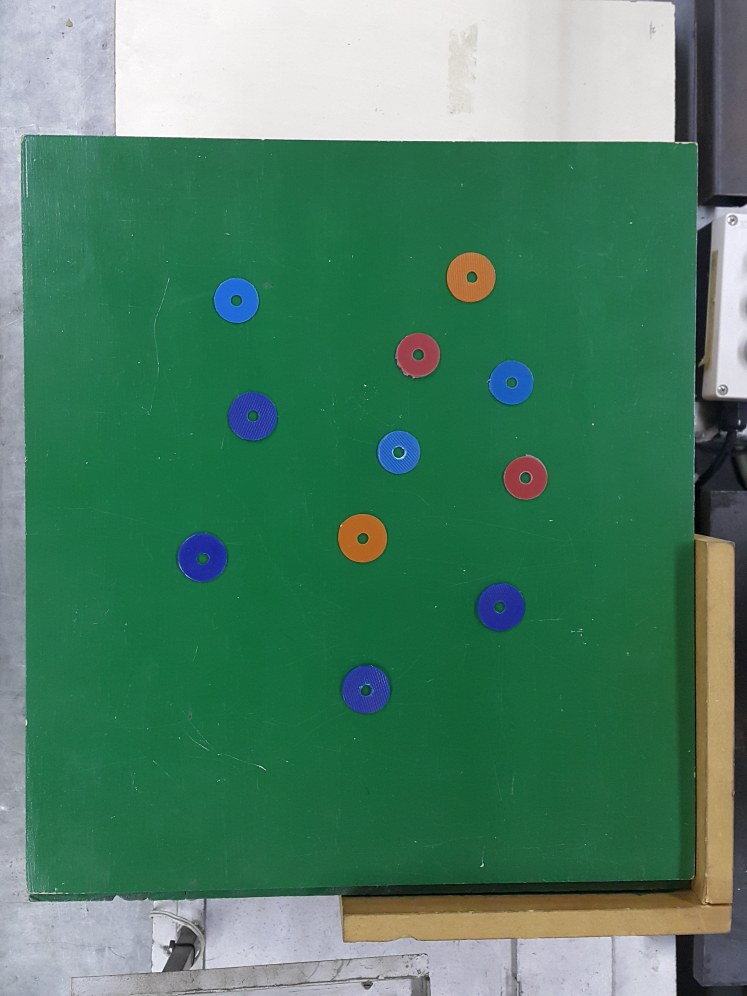
#> input picture img_color/arandelas.jpg, 2988 x 3984 px (shown at 1/4 size)
$ jupyter execute arandelas.ipynb   (shell and % lines are left out)
#> lines starting #> are read from the running program, lines starting #| are printed output that depends on the picture; after the words box and inside, x2 and y2 are one past the last pixel; in counts of white or black regions, pixels touching at a corner belong together; long printed decimals are rounded
[cell 1]

import numpy as np
import cv2 as cv
import matplotlib.pyplot as plt

[cell 2]
img_color = cv.imread('arandelas.jpg')
#> img_color is the input picture: shape (3984, 2988, 3); mean B, G, R 102.5, 128.2, 78.2
imgRGB = cv.cvtColor(img_color, cv.COLOR_BGR2RGB)

plt.figure(1)
plt.imshow(imgRGB)
plt.show()

[cell 3]
img_HSV = cv.cvtColor(img_color, cv.COLOR_BGR2HSV)
#> img_HSV: shape (3984, 2988, 3); mean H, S, V 75.7, 134, 133.3
plt.figure(5)
plt.imshow(img_HSV)

img_muestra_hsv = img_HSV[230:280,230:280,:]
#> img_muestra_hsv: shape (50, 50, 3); mean H, S, V 113.6, 21.9, 215.1

color_mean = cv.mean(img_muestra_hsv)
#> color_mean = (113.6, 21.86, 215.1, 0)

# Amarillo

[cell 4]
img_muestra = imgRGB[1060:1100,1800:1850,:]
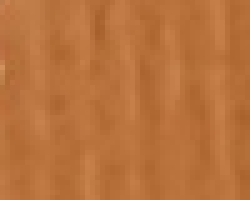
#> img_muestra: shape (40, 50, 3) (shown 5 times larger); mean R, G, B 184.7, 114, 60.7
plt.figure(2)
plt.imshow(img_muestra)
plt.show()

color_mean, color_std = cv.meanStdDev(img_muestra)
#> color_mean = [184.7, 114, 60.7]; color_std = [5.64, 5.83, 6.11]

print(color_mean.flatten().tolist())
#| [184.6955, 114.0415, 60.702]
print(color_std.flatten().tolist())
#| [5.642, 5.828, 6.114]

[cell 5]
mask = cv.inRange(imgRGB, color_mean-color_std*8,  color_mean+color_std*8)
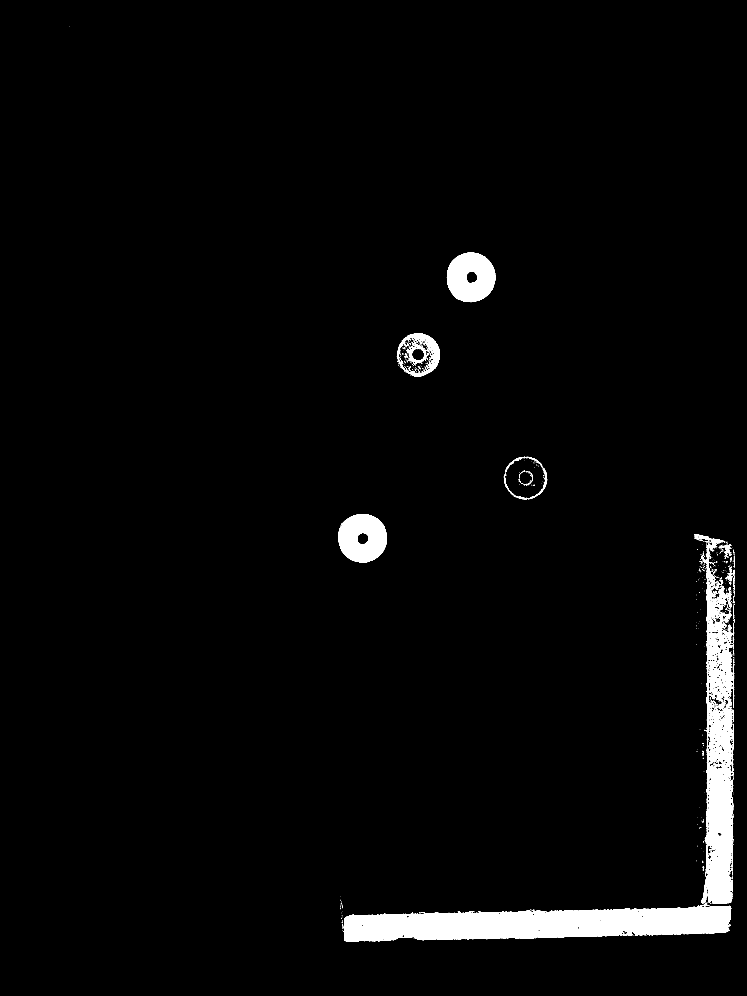
#> mask: shape (3984, 2988) (shown at 1/4 size); 2.8% white; 959 white regions (873 under 20 px), largest, box (x1, y1, x2, y2) and area: (1374, 3619, 2925, 3768) 156935, (2778, 2136, 2937, 3618) 98008, (1787, 1010, 1982, 1209) 28742
img_segmentada = cv.bitwise_and(imgRGB, imgRGB, mask=mask)


plt.figure(3)
plt.imshow(img_segmentada)
plt.show()

# Verde

[cell 6]
# Tomamos una muestra del morron amarillo

#img_muestra = imgRGB[100:150,325:375,:]
img_muestra = imgRGB[1000:1200,150:200,:]
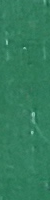
#> img_muestra: shape (200, 50, 3); mean R, G, B 50.7, 124.8, 93.6
plt.figure(2)
plt.imshow(img_muestra)
plt.show()

color_mean, color_std = cv.meanStdDev(img_muestra)
#> color_mean = [50.74, 124.8, 93.58]; color_std = [6.92, 6.51, 6.98]

print(color_mean.flatten().tolist())
#| [50.7372, 124.7552, 93.583]
print(color_std.flatten().tolist())
#| [6.916, 6.515, 6.984]

[cell 7]
mask = cv.inRange(imgRGB, color_mean-color_std*8,  color_mean+color_std*8)
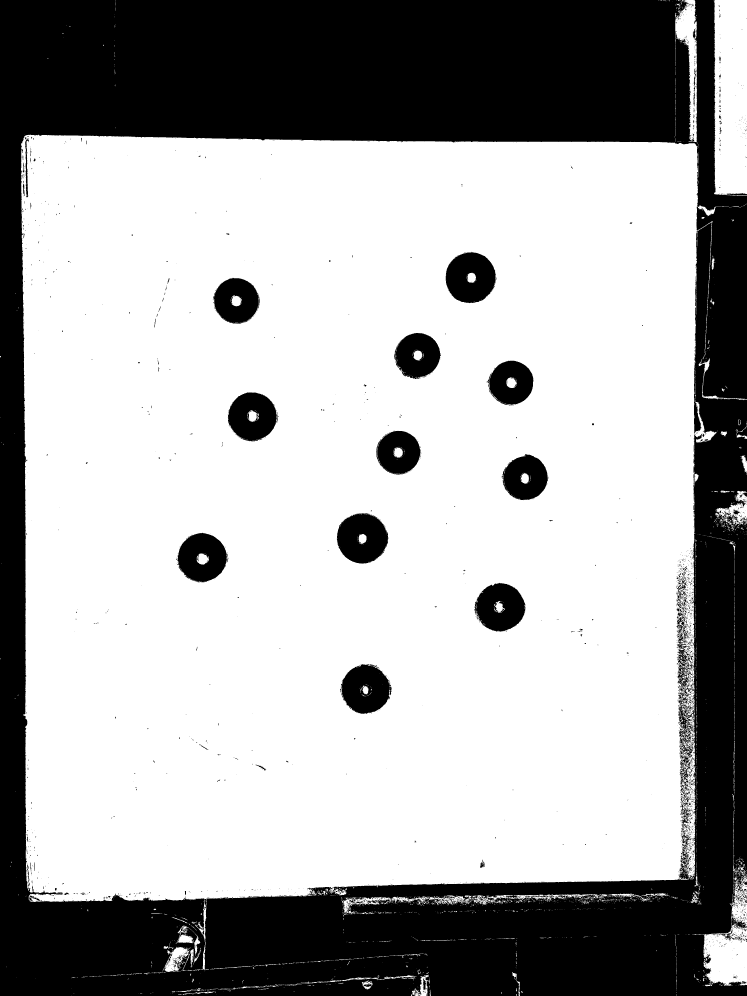
#> mask: shape (3984, 2988) (shown at 1/4 size); 66.7% white; 3191 black regions (2908 under 20 px), largest, box (x1, y1, x2, y2) and area: (0, 0, 2988, 3984) 3634264, (1347, 2053, 1553, 2255) 30869, (1783, 1009, 1982, 1213) 30821
img_segmentada = cv.bitwise_and(imgRGB, imgRGB, mask=mask)
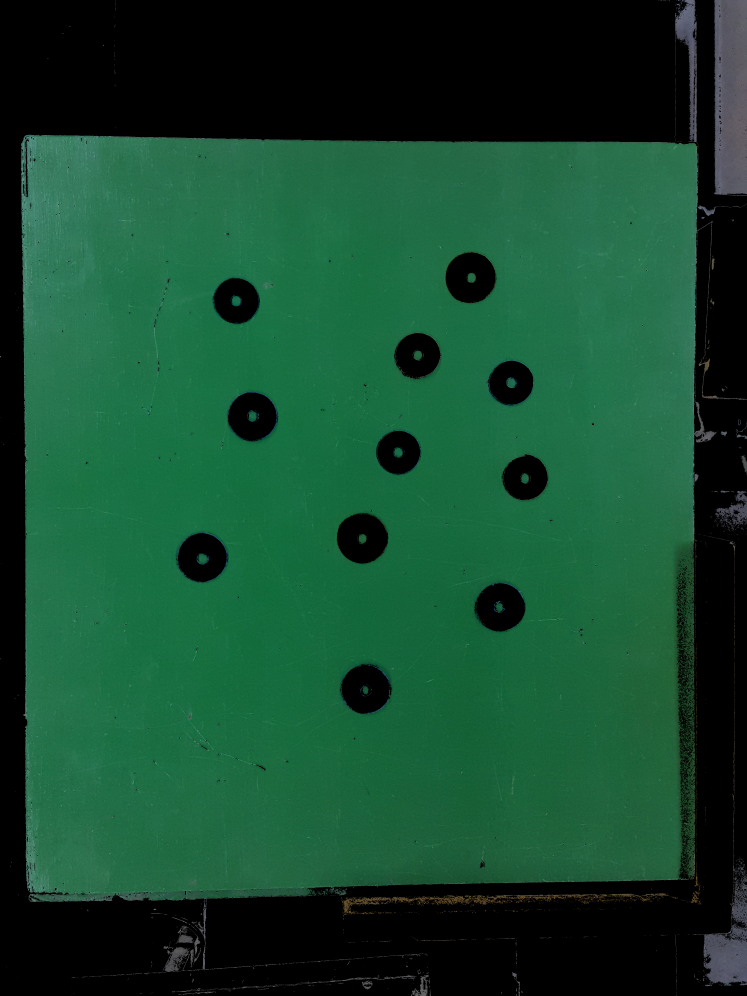
#> img_segmentada: shape (3984, 2988, 3) (shown at 1/4 size); mean R, G, B 21.7, 72.4, 46.1


plt.figure(3)
plt.imshow(img_segmentada)
plt.show()

# Rojo

[cell 8]
img_muestra = imgRGB[1950:1980,2100:2150,:]
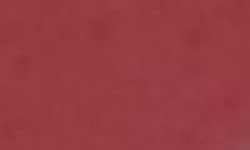
#> img_muestra: shape (30, 50, 3) (shown 5 times larger); mean R, G, B 151.4, 60.3, 65.8
plt.figure(2)
plt.imshow(img_muestra)
plt.show()

color_mean, color_std = cv.meanStdDev(img_muestra)
#> color_mean = [151.4, 60.29, 65.8]; color_std = [1.69, 1.95, 2.54]

print(color_mean.flatten().tolist())
#| [151.353, 60.289, 65.801]
print(color_std.flatten().tolist())
#| [1.688, 1.946, 2.545]

[cell 9]
mask = cv.inRange(imgRGB, color_mean-color_std*8,  color_mean+color_std*8)
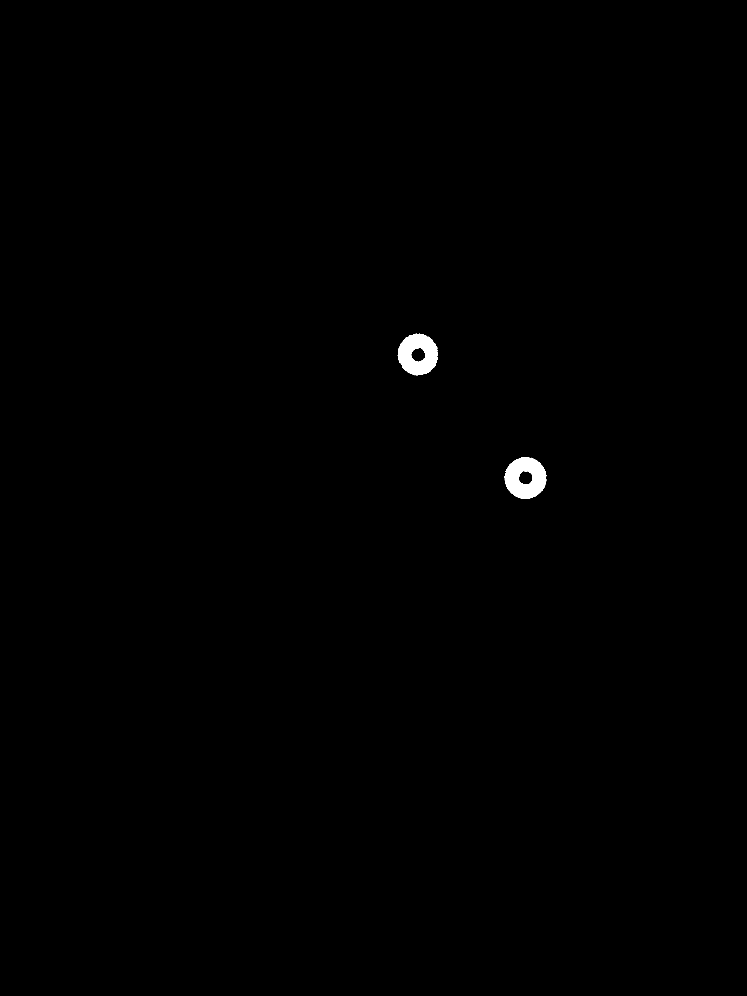
#> mask: shape (3984, 2988) (shown at 1/4 size); 0.31% white; 4 white regions (2 under 20 px), largest, box (x1, y1, x2, y2) and area: (2019, 1829, 2186, 1995) 18927, (1591, 1335, 1752, 1501) 17954
img_segmentada = cv.bitwise_and(imgRGB, imgRGB, mask=mask)


plt.figure(3)
plt.imshow(img_segmentada)
plt.show()

# Azul

[cell 10]
img_muestra = imgRGB[1650:1700,920:980,:]
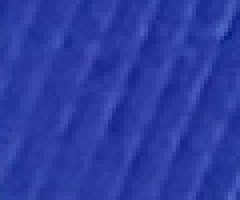
#> img_muestra: shape (50, 60, 3) (shown 4 times larger); mean R, G, B 44, 59.8, 160.7
plt.figure(2)
plt.imshow(img_muestra)
plt.show()

color_mean, color_std = cv.meanStdDev(img_muestra)
#> color_mean = [44.04, 59.81, 160.7]; color_std = [8.59, 8.67, 8.48]

print(color_mean.flatten().tolist())
#| [44.042, 59.806, 160.717]
print(color_std.flatten().tolist())
#| [8.590, 8.668, 8.476]

[cell 11]
mask = cv.inRange(imgRGB, color_mean-color_std*7,  color_mean+color_std*7)
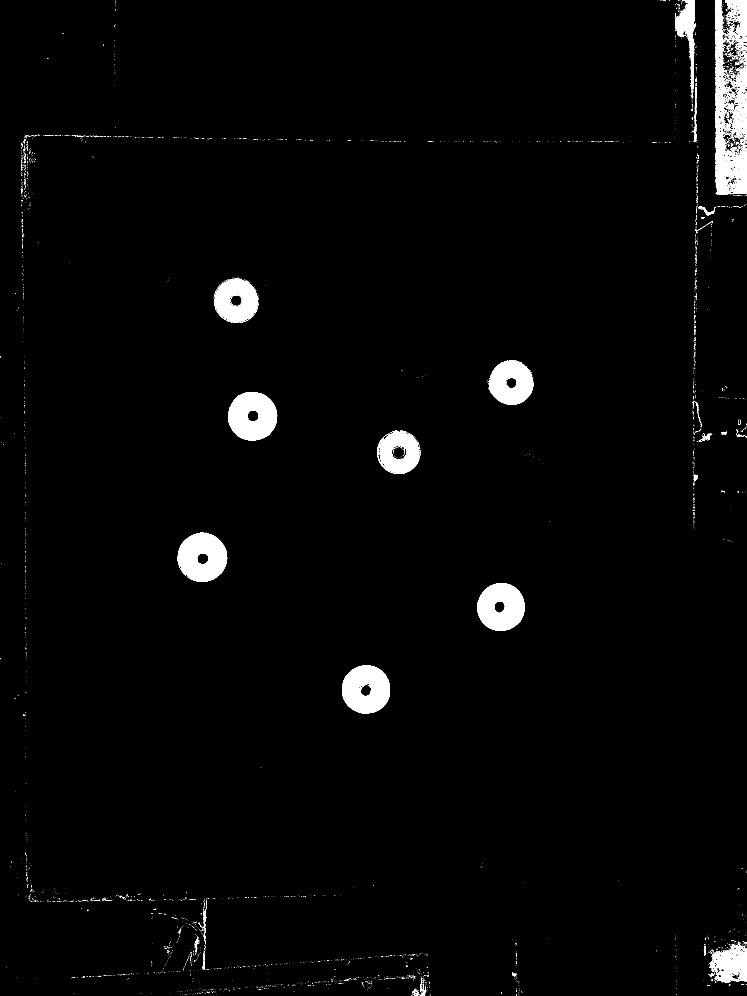
#> mask: shape (3984, 2988) (shown at 1/4 size); 2.2% white; 4209 white regions (4051 under 20 px), largest, box (x1, y1, x2, y2) and area: (2859, 0, 2988, 780) 33262, (913, 1568, 1109, 1763) 28365, (711, 2131, 909, 2328) 28360
img_segmentada = cv.bitwise_and(imgRGB, imgRGB, mask=mask)
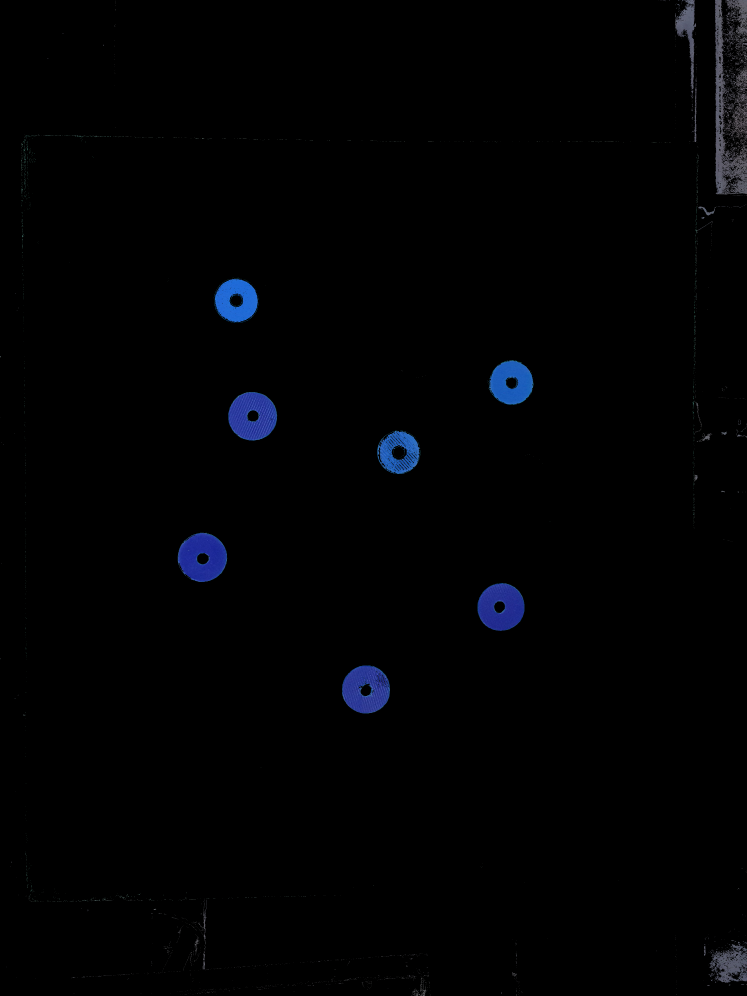
#> img_segmentada: shape (3984, 2988, 3) (shown at 1/4 size); mean R, G, B 1.2, 1.8, 3.2


plt.figure(3)
plt.imshow(img_segmentada)
plt.show()
